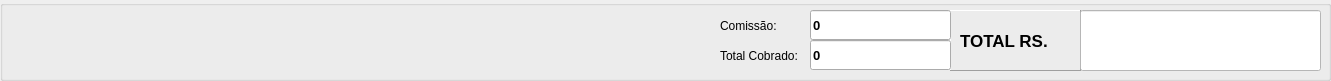
  <widget class="QGroupBox" name="groupBox_3">
   <property name="geometry">
    <rect>
     <x>20</x>
     <y>590</y>
     <width>1331</width>
     <height>81</height>
    </rect>
   </property>
   <property name="title">
    <string/>
   </property>
   <widget class="QFrame" name="frame_2">
    <property name="geometry">
     <rect>
      <x>950</x>
      <y>10</y>
      <width>131</width>
      <height>61</height>
     </rect>
    </property>
    <property name="frameShape">
     <enum>QFrame::Panel</enum>
    </property>
    <property name="frameShadow">
     <enum>QFrame::Raised</enum>
    </property>
    <widget class="QLabel" name="label_14">
     <property name="geometry">
      <rect>
       <x>10</x>
       <y>10</y>
       <width>111</width>
       <height>41</height>
      </rect>
     </property>
     <property name="font">
      <font>
       <pointsize>13</pointsize>
       <weight>75</weight>
       <bold>true</bold>
      </font>
     </property>
     <property name="text">
      <string>TOTAL RS.</string>
     </property>
     <property name="textFormat">
      <enum>Qt::PlainText</enum>
     </property>
    </widget>
   </widget>
   <widget class="QLineEdit" name="txttotalete">
    <property name="enabled">
     <bool>false</bool>
    </property>
    <property name="geometry">
     <rect>
      <x>1080</x>
      <y>10</y>
      <width>241</width>
      <height>61</height>
     </rect>
    </property>
    <property name="palette">
     <palette>
      <active>
       <colorrole role="WindowText">
        <brush brushstyle="SolidPattern">
         <color alpha="255">
          <red>0</red>
          <green>0</green>
          <blue>0</blue>
         </color>
        </brush>
       </colorrole>
       <colorrole role="Button">
        <brush brushstyle="SolidPattern">
         <color alpha="255">
          <red>255</red>
          <green>255</green>
          <blue>255</blue>
         </color>
        </brush>
       </colorrole>
       <colorrole role="Midlight">
        <brush brushstyle="SolidPattern">
         <color alpha="255">
          <red>227</red>
          <green>227</green>
          <blue>227</blue>
         </color>
        </brush>
       </colorrole>
       <colorrole role="Dark">
        <brush brushstyle="SolidPattern">
         <color alpha="255">
          <red>160</red>
          <green>160</green>
          <blue>160</blue>
         </color>
        </brush>
       </colorrole>
       <colorrole role="Mid">
        <brush brushstyle="SolidPattern">
         <color alpha="255">
          <red>160</red>
          <green>160</green>
          <blue>160</blue>
         </color>
        </brush>
       </colorrole>
       <colorrole role="Text">
        <brush brushstyle="SolidPattern">
         <color alpha="255">
          <red>0</red>
          <green>0</green>
          <blue>0</blue>
         </color>
        </brush>
       </colorrole>
       <colorrole role="ButtonText">
        <brush brushstyle="SolidPattern">
         <color alpha="255">
          <red>0</red>
          <green>0</green>
          <blue>0</blue>
         </color>
        </brush>
       </colorrole>
       <colorrole role="Base">
        <brush brushstyle="SolidPattern">
         <color alpha="255">
          <red>255</red>
          <green>255</green>
          <blue>255</blue>
         </color>
        </brush>
       </colorrole>
       <colorrole role="Window">
        <brush brushstyle="SolidPattern">
         <color alpha="255">
          <red>255</red>
          <green>255</green>
          <blue>255</blue>
         </color>
        </brush>
       </colorrole>
       <colorrole role="Shadow">
        <brush brushstyle="SolidPattern">
         <color alpha="255">
          <red>105</red>
          <green>105</green>
          <blue>105</blue>
         </color>
        </brush>
       </colorrole>
       <colorrole role="Highlight">
        <brush brushstyle="SolidPattern">
         <color alpha="255">
          <red>51</red>
          <green>153</green>
          <blue>255</blue>
         </color>
        </brush>
       </colorrole>
       <colorrole role="AlternateBase">
        <brush brushstyle="SolidPattern">
         <color alpha="255">
          <red>246</red>
          <green>246</green>
          <blue>246</blue>
         </color>
        </brush>
       </colorrole>
      </active>
      <inactive>
       <colorrole role="WindowText">
        <brush brushstyle="SolidPattern">
         <color alpha="255">
          <red>0</red>
          <green>0</green>
          <blue>0</blue>
         </color>
        </brush>
       </colorrole>
       <colorrole role="Button">
        <brush brushstyle="SolidPattern">
         <color alpha="255">
          <red>255</red>
          <green>255</green>
          <blue>255</blue>
         </color>
        </brush>
       </colorrole>
       <colorrole role="Midlight">
        <brush brushstyle="SolidPattern">
         <color alpha="255">
          <red>255</red>
          <green>255</green>
          <blue>255</blue>
         </color>
        </brush>
       </colorrole>
       <colorrole role="Dark">
        <brush brushstyle="SolidPattern">
         <color alpha="255">
          <red>255</red>
          <green>255</green>
          <blue>255</blue>
         </color>
        </brush>
       </colorrole>
       <colorrole role="Mid">
        <brush brushstyle="SolidPattern">
         <color alpha="255">
          <red>255</red>
          <green>255</green>
          <blue>255</blue>
         </color>
        </brush>
       </colorrole>
       <colorrole role="Text">
        <brush brushstyle="SolidPattern">
         <color alpha="255">
          <red>0</red>
          <green>0</green>
          <blue>0</blue>
         </color>
        </brush>
       </colorrole>
       <colorrole role="ButtonText">
        <brush brushstyle="SolidPattern">
         <color alpha="255">
          <red>0</red>
          <green>0</green>
          <blue>0</blue>
         </color>
        </brush>
       </colorrole>
       <colorrole role="Base">
        <brush brushstyle="SolidPattern">
         <color alpha="255">
          <red>255</red>
          <green>255</green>
          <blue>255</blue>
         </color>
        </brush>
       </colorrole>
       <colorrole role="Window">
        <brush brushstyle="SolidPattern">
         <color alpha="255">
          <red>255</red>
          <green>255</green>
          <blue>255</blue>
         </color>
        </brush>
       </colorrole>
       <colorrole role="Shadow">
        <brush brushstyle="SolidPattern">
         <color alpha="255">
          <red>0</red>
          <green>0</green>
          <blue>0</blue>
         </color>
        </brush>
       </colorrole>
       <colorrole role="Highlight">
        <brush brushstyle="SolidPattern">
         <color alpha="255">
          <red>0</red>
          <green>170</green>
          <blue>255</blue>
         </color>
        </brush>
       </colorrole>
       <colorrole role="AlternateBase">
        <brush brushstyle="SolidPattern">
         <color alpha="255">
          <red>246</red>
          <green>246</green>
          <blue>246</blue>
         </color>
        </brush>
       </colorrole>
      </inactive>
      <disabled>
       <colorrole role="WindowText">
        <brush brushstyle="SolidPattern">
         <color alpha="255">
          <red>0</red>
          <green>0</green>
          <blue>0</blue>
         </color>
        </brush>
       </colorrole>
       <colorrole role="Button">
        <brush brushstyle="SolidPattern">
         <color alpha="255">
          <red>255</red>
          <green>255</green>
          <blue>255</blue>
         </color>
        </brush>
       </colorrole>
       <colorrole role="Midlight">
        <brush brushstyle="SolidPattern">
         <color alpha="255">
          <red>255</red>
          <green>255</green>
          <blue>255</blue>
         </color>
        </brush>
       </colorrole>
       <colorrole role="Dark">
        <brush brushstyle="SolidPattern">
         <color alpha="255">
          <red>255</red>
          <green>255</green>
          <blue>255</blue>
         </color>
        </brush>
       </colorrole>
       <colorrole role="Mid">
        <brush brushstyle="SolidPattern">
         <color alpha="255">
          <red>255</red>
          <green>255</green>
          <blue>255</blue>
         </color>
        </brush>
       </colorrole>
       <colorrole role="Text">
        <brush brushstyle="SolidPattern">
         <color alpha="255">
          <red>0</red>
          <green>0</green>
          <blue>0</blue>
         </color>
        </brush>
       </colorrole>
       <colorrole role="ButtonText">
        <brush brushstyle="SolidPattern">
         <color alpha="255">
          <red>0</red>
          <green>0</green>
          <blue>0</blue>
         </color>
        </brush>
       </colorrole>
       <colorrole role="Base">
        <brush brushstyle="SolidPattern">
         <color alpha="255">
          <red>255</red>
          <green>255</green>
          <blue>255</blue>
         </color>
        </brush>
       </colorrole>
       <colorrole role="Window">
        <brush brushstyle="SolidPattern">
         <color alpha="255">
          <red>255</red>
          <green>255</green>
          <blue>255</blue>
         </color>
        </brush>
       </colorrole>
       <colorrole role="Shadow">
        <brush brushstyle="SolidPattern">
         <color alpha="255">
          <red>0</red>
          <green>0</green>
          <blue>0</blue>
         </color>
        </brush>
       </colorrole>
       <colorrole role="Highlight">
        <brush brushstyle="SolidPattern">
         <color alpha="255">
          <red>51</red>
          <green>153</green>
          <blue>255</blue>
         </color>
        </brush>
       </colorrole>
       <colorrole role="AlternateBase">
        <brush brushstyle="SolidPattern">
         <color alpha="255">
          <red>255</red>
          <green>255</green>
          <blue>255</blue>
         </color>
        </brush>
       </colorrole>
      </disabled>
     </palette>
    </property>
    <property name="font">
     <font>
      <pointsize>20</pointsize>
     </font>
    </property>
    <property name="styleSheet">
     <string notr="true">background-color: rgb(255, 255, 255);</string>
    </property>
    <property name="locale">
     <locale language="Portuguese" country="Brazil"/>
    </property>
    <property name="inputMask">
     <string/>
    </property>
   </widget>
   <widget class="QLineEdit" name="txtcobrado">
    <property name="geometry">
     <rect>
      <x>810</x>
      <y>40</y>
      <width>141</width>
      <height>30</height>
     </rect>
    </property>
    <property name="font">
     <font>
      <pointsize>10</pointsize>
      <weight>75</weight>
      <bold>true</bold>
     </font>
    </property>
    <property name="locale">
     <locale language="Portuguese" country="Brazil"/>
    </property>
    <property name="text">
     <string>0</string>
    </property>
    <property name="cursorPosition">
     <number>0</number>
    </property>
   </widget>
   <widget class="QLabel" name="label_9">
    <property name="geometry">
     <rect>
      <x>720</x>
      <y>40</y>
      <width>91</width>
      <height>31</height>
     </rect>
    </property>
    <property name="text">
     <string>Total Cobrado:</string>
    </property>
   </widget>
   <widget class="QLineEdit" name="txtcomissao">
    <property name="enabled">
     <bool>true</bool>
    </property>
    <property name="geometry">
     <rect>
      <x>810</x>
      <y>10</y>
      <width>141</width>
      <height>30</height>
     </rect>
    </property>
    <property name="font">
     <font>
      <pointsize>10</pointsize>
      <weight>75</weight>
      <bold>true</bold>
     </font>
    </property>
    <property name="locale">
     <locale language="Portuguese" country="Brazil"/>
    </property>
    <property name="text">
     <string>0</string>
    </property>
    <property name="cursorPosition">
     <number>0</number>
    </property>
    <property name="readOnly">
     <bool>false</bool>
    </property>
   </widget>
   <widget class="QLabel" name="label_10">
    <property name="geometry">
     <rect>
      <x>720</x>
      <y>10</y>
      <width>71</width>
      <height>31</height>
     </rect>
    </property>
    <property name="text">
     <string>Comissão:</string>
    </property>
   </widget>
  </widget>
